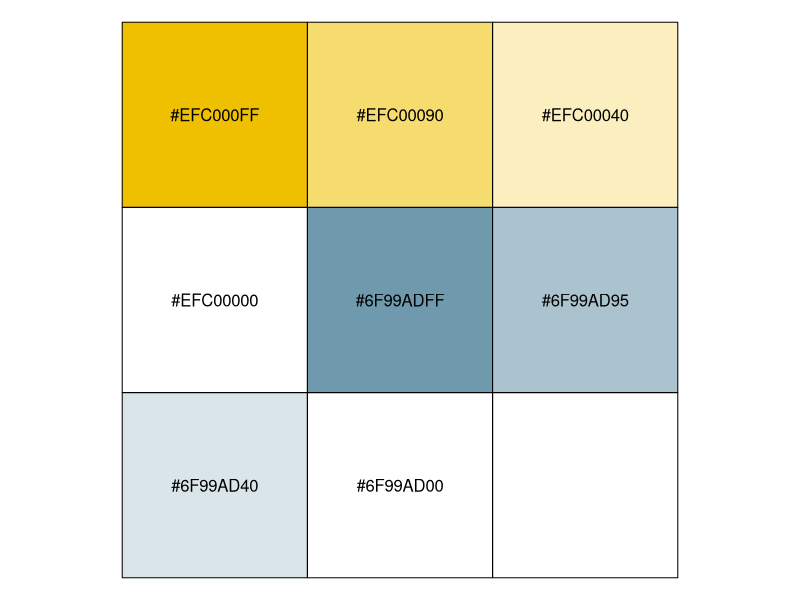
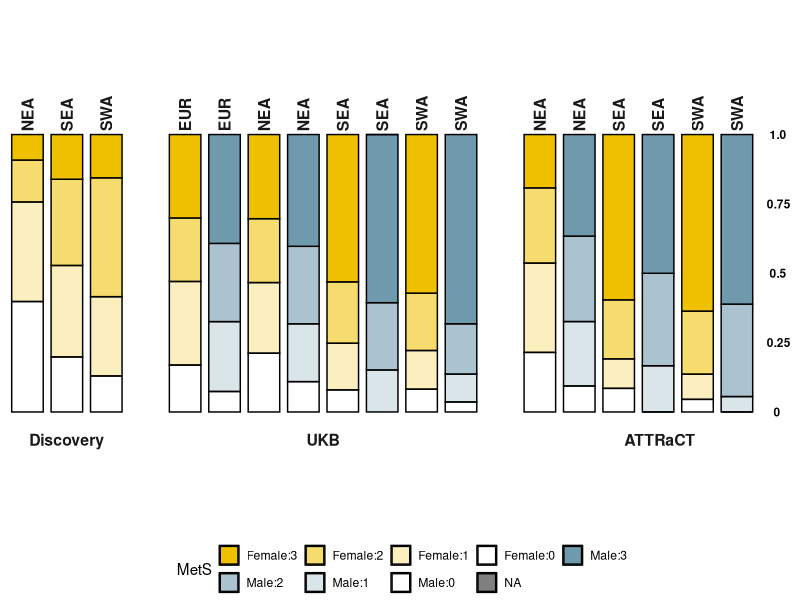

Source code (R) for these figures, in order:
##################################################
#Pan Hong
#R circular stacked barplot
#updated on Dec 5, 2023

#updated on Dec8, 2023
#flat barplot.
###################################################
rm(list=ls())
library(dplyr)
library(data.table)
library(ggplot2)
 
mydata <- fread("cohort_ethnicity_MetS_statistics.txt")
#mydata <- mydata %>% dplyr::filter(ethnicity != "OtherAsian")
table(mydata$eth_cohort, mydata$MetS_score_category)



#need to make up the missing rows
#all Chinese==> Northeast Asian
#all Malay  ==> Southeast Asian
#all Indian ==> Southwest Asian
#all European ==> Northern European
#all OtherAsian in sgp ==> Southeast Asian
#all OtherAsian in UKB ==> Southwest Asian
mydata<- mydata %>% add_row(eth_cohort="Southeast Asian:ATTRaCT:Male", 
                   MetS_score_category=0, 
                   n=0, 
                   freq=0.0, 
                   cohort="ATTRaCT", 
                   ethnicity="Southeast Asian", 
                   sex="Male") %>%
            add_row(eth_cohort="Southeast Asian:UKB:Male", 
                    MetS_score_category=0, 
                    n=0, 
                    freq=0.0, 
                    cohort="UKB", 
                    ethnicity="Southeast Asian", 
                    sex="Female") %>%
            add_row(eth_cohort="Southwest Asian:ATTRaCT:Male", 
                    MetS_score_category=0, 
                    n=0, 
                    freq=0.0, 
                    cohort="ATTRaCT", 
                    ethnicity="Southwest Asian", 
                    sex="Male")  
table(mydata$eth_cohort, mydata$MetS_score_category)

mydata$eth_cohort <- gsub("Northeast Asian", "NEA", mydata$eth_cohort)
mydata$eth_cohort <- gsub("Southeast Asian", "SEA", mydata$eth_cohort)
mydata$eth_cohort <- gsub("Southwest Asian", "SWA", mydata$eth_cohort)
mydata$eth_cohort <- gsub("Northern European", "EUR", mydata$eth_cohort)
 

data <- mydata
data$individual<- mydata$eth_cohort
data$group <- mydata$cohort
data$observation <- paste0("s", mydata$MetS_score_category)
data$value <- mydata$freq
data$sex <- mydata$sex
data <- data %>% dplyr::select(individual, group, observation, value, sex)

data$group <- factor(data$group, levels=c("SGP", "UKB", "ATTRaCT"),
                     labels=c("Discovery", "UKB", "ATTRaCT"))

# Set a number of 'empty bar' to add at the end of each group
empty_bar <- 1
nObsType <- nlevels(as.factor(data$observation))
tmp <- nlevels(as.factor(data$group))
to_add <- data.frame( matrix(NA, empty_bar*tmp*nObsType, ncol(data)) )
colnames(to_add) <- colnames(data)
to_add$group <- rep(levels(as.factor(data$group)), each=empty_bar*nObsType )
data <- rbind(data, to_add)
data <- data %>% arrange(group, individual)
data$id <- rep( seq(1, nrow(data)/nObsType) , each=4)

# Get the name and the y position of each label
label_data <- data %>% group_by(id, individual) %>% summarize(tot=sum(value))
number_of_bar <- nrow(label_data)
angle <- 90 - 360 * (label_data$id-0.5) /number_of_bar     
label_data$hjust <- ifelse( angle < -120, 1.1, -0.1)
label_data$angle <- ifelse( angle < -120, angle+180, angle)

label_data$individual<- gsub(":ATTRaCT|:UKB|:SGP", "", label_data$individual)
label_data$individual<- gsub(":Female|:Male", "", label_data$individual)
x<- label_data %>% group_by(individual)
label_data[10:16, ] 

data$observation<- paste0(data$sex, ":", as.character(data$observation))
data$observation <- factor(data$observation ,
                           levels=c(paste0("Female:", c("s3", "s2", "s1", "s0")), 
                                    paste0("Male:", c("s3", "s2", "s1", "s0"))),
                           labels=c(paste0("Female:", c("3", "2", "1", "0")), 
                                    paste0("Male:", c("3", "2", "1", "0"))))


# prepare a data frame for base lines
base_data <- data %>% 
  group_by(group) %>% 
  summarize(start=min(id), end=max(id) - empty_bar) %>% 
  rowwise() %>% 
  mutate(title=mean(c(start, end)))

#myversion
#mycolorcode <- rev(paletteer_c("ggthemes::Red", 4))
#mycolorcode1 <- c("#AE123AFF", "#F8826BFF",  "#FFBEB2FF",  "#FFFFFFFF")
#mycolorcode2 <- rev(paletteer_c("ggthemes::Blue", 4))
#mycolorcode2 <- c("#2A5783FF", "#7EAED3FF", "#B9DDF1FF", "#FFFFFFFF")
#mycolorcode <-c(mycolorcode1, mycolorcode2)

#Evelyn 1
mycolorcode1<- c("#DC0000FF", "#DC000080", "#DC000025", "#DC000000")
mycolorcode2<- c('#91D1C2FF', '#91D1C290', '#91D1C240', '#91D1C200')
mycolorcode <-c(mycolorcode1, mycolorcode2)

#Evelyn 2
mycolorcode1<-c("#EFC000FF", "#EFC00090", "#EFC00040", "#EFC00000")
mycolorcode2<-c("#6F99ADFF", "#6F99AD95", "#6F99AD40", "#6F99AD00")
mycolorcode <-c(mycolorcode1, mycolorcode2)

library("scales")
library("ggsci")
show_col(mycolorcode)
 

# Make the plot
legend_title <- "MetS"
ggplot(data) +      
  # Add the stacked bar
  geom_bar(aes(x=as.factor(id), y=value, fill=(observation)), colour="black" , 
           stat="identity",width=0.8) +
  scale_fill_manual(legend_title, values=mycolorcode)  +
  # Add text showing the value of each 100/75/50/25 lines
  ggplot2::annotate("text", x = rep(20,5), 
                    y = c(0, 0.25, 0.50, 0.75, 1.0), 
                    label = c("0", "0.25", "0.5", "0.75", "1.0") , 
                    color="black", size=3 , angle=0, fontface="bold", hjust=0.4) +
  ylim(-0.3,max(label_data$tot+0.4, na.rm=T)) +
  theme_minimal() +
  theme(
    legend.position = "bottom",
    legend.key=element_rect(colour="black"),
    legend.key.size = unit(0.5, 'cm'),
    axis.text = element_blank(),
    axis.title = element_blank(),
    panel.grid = element_blank(),
    plot.margin = unit(rep(0,5), "cm") 
  ) +
  guides(fill=guide_legend(nrow=2,byrow=TRUE)) +
  # Add labels on top of each bar
  geom_text(data=label_data, aes(x=id, y=tot, label=individual, hjust=-0.1), 
            color="black", fontface="bold",alpha=0.9, size=4, 
            angle= 90, inherit.aes = FALSE ) +
  #bottom labels. 
  geom_text(data=base_data, aes(x = title, y =-0.1, label=group), 
            hjust=c(0.5,0.5,0.2), colour = "black", alpha=0.9, size=4, fontface="bold", 
            inherit.aes = FALSE)


pdfv1="Fig2B.pdf"
imgv1="Fig2B.tiff"
ggsave(imgv1, width = 6.71,height =4,units = "in", dpi = 300, compression = "lzw")
ggsave(pdfv1, width = 6.71, height =4,units = "in")
